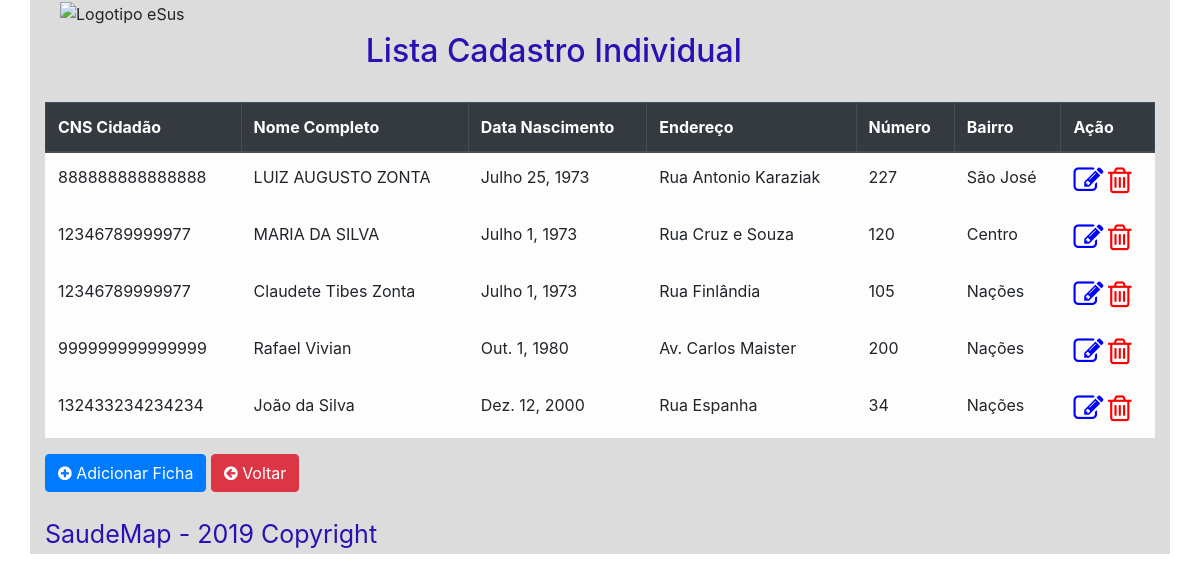
Screenshot of /saudemap/saudemap/ (signed in) with the database file from the repository.
### SaudeMap/models.py (models this page shows)
class FichaDoenca(models.Model):
    cnsProfissional = models.CharField(
        max_length=15,
        null=True,
        blank=False
    )
    cbo = models.CharField(
        max_length=6,
        null=True,
        blank=False
    )
    cnes = models.CharField(
        max_length=7,
        null=True,
        blank=False
    )
    ine = models.CharField(
        max_length=10,
        null=True,
        blank=False
    )
    data = models.DateField(
        max_length=10,
        null=True,
        blank=False
    )
    cnsCidadao = models.CharField(
        max_length=15,
        null=True,
        blank=False
    )
    OPCOES_RESPONSAVEL_FAMILIAR = (
        ('Sim', 'Sim'),
        ('Não', 'Não'),
    )
    responsavelFamiliar = models.CharField(max_length=3, choices=OPCOES_RESPONSAVEL_FAMILIAR, blank=True, null=True)
    cnsResponsavelFamiliar = models.CharField(
        max_length=10,
        null=True,
        blank=False
    )
    microArea = models.CharField(
        max_length=2,
        null=True,
        blank=False
    )
    nomeCompleto = models.CharField(
        max_length=255,
        null=True,
        blank=False
    )
    nomeSocial = models.CharField(
        max_length=255,
        null=True,
        blank=False
    )
    dataNascimento = models.DateField(
        max_length=10,
        null=True,
        blank=False
    )
    OPCOES_SEXO = (
        ('Masculino', 'Masculino'),
        ('Feminino', 'Feminino'),
    )
    sexo = models.CharField(max_length=10, choices=OPCOES_SEXO, blank=True, null=True)
    OPCOES_RACA_COR = (
        ('Branca', 'Branca'),
        ('Preta', 'Preta'),
        ('Parda', 'Parda'),
        ('Amarela', 'Amarela'),
        ('Indígena', 'Indígena'),
    )
    racaCor = models.CharField(max_length=10, choices=OPCOES_RACA_COR, blank=True, null=True)
    telefoneCelular = models.BigIntegerField(
        null=True,
        blank=False
    )
    email = models.CharField(
        max_length=255,
        null=True,
        blank=False
    )
    endereco = models.CharField(
        max_length=255,
        null=True,
        blank=False
    )
    numero = models.CharField(
        max_length=10,
        null=True,
        blank=False
    )
    bairro = models.CharField(
        max_length=50,
        null=True,
        blank=False
    )
    cidade = models.CharField(
        max_length=50,
        null=True,
        blank=False
    )
    uf = models.CharField(
        max_length=2,
        null=True,
        blank=False
    )
    OPCOES_PESO = (
        ('Abaixo do peso', 'Abaixo do peso'),
        ('Peso adequado', 'Peso adequado'),
        ('Acima do peso', 'Acima do peso'),
    )
    peso = models.CharField(max_length=20, choices=OPCOES_PESO, blank=True, null=True)
    OPCOES_GESTANTE = (
        ('Sim', 'Sim'),
        ('Não', 'Não'),
    )
    gestante = models.CharField(max_length=3, choices=OPCOES_GESTANTE, blank=True, null=True)
    OPCOES_FUMANTE = (
        ('Sim', 'Sim'),
        ('Não', 'Não'),
    )
    fumante = models.CharField(max_length=3, choices=OPCOES_FUMANTE, blank=True, null=True)
    OPCOES_DOENCA_RESPIRATORIA = (
        ('Sim', 'Sim'),
        ('Não', 'Não'),
    )
    doencaRespiratoria  = models.CharField(max_length=3, choices=OPCOES_DOENCA_RESPIRATORIA, blank=True, null=True)
    OPCOES_USA_ALCOOL = (
        ('Sim', 'Sim'),
        ('Não', 'Não'),
    )
    usaAlcool = models.CharField(max_length=3, choices=OPCOES_USA_ALCOOL, blank=True, null=True)
    OPCOES_USA_DROGAS = (
        ('Sim', 'Sim'),
        ('Não', 'Não'),
    )
    usaDrogas = models.CharField(max_length=3, choices=OPCOES_USA_DROGAS, blank=True, null=True)
    OPCOES_HIPERTENSAO_ARTERIAL = (
        ('Sim', 'Sim'),
        ('Não', 'Não'),
    )
    hipertensaoArterial = models.CharField(max_length=3, choices=OPCOES_HIPERTENSAO_ARTERIAL, blank=True, null=True)
    OPCOES_DIABETES = (
        ('Sim', 'Sim'),
        ('Não', 'Não'),
    )
    diabetes = models.CharField(max_length=3, choices=OPCOES_DIABETES, blank=True, null=True)
    OPCOES_AVC_DERRAME = (
        ('Sim', 'Sim'),
        ('Não', 'Não'),
    )
    avcDerrame = models.CharField(max_length=3, choices=OPCOES_AVC_DERRAME, blank=True, null=True)
    OPCOES_INFARTO = (
        ('Sim', 'Sim'),
        ('Não', 'Não'),
    )
    infarto = models.CharField(max_length=3, choices=OPCOES_INFARTO, blank=True, null=True)
    OPCOES_DOENCA_CARDIACA = (
        ('Sim', 'Sim'),
        ('Não', 'Não'),
    )
    doencaCardiaca = models.CharField(max_length=3, choices=OPCOES_DOENCA_CARDIACA, blank=True, null=True)
    OPCOES_PROBLEMA_RINS = (
        ('Sim', 'Sim'),
        ('Não', 'Não'),
    )
    problemaRins = models.CharField(max_length=3, choices=OPCOES_PROBLEMA_RINS, blank=True, null=True)
    OPCOES_HENSANIASE = (
        ('Sim', 'Sim'),
        ('Não', 'Não'),
    )
    hensaniase = models.CharField(max_length=3, choices=OPCOES_HENSANIASE, blank=True, null=True)
    OPCOES_TUBERCULOSE = (
        ('Sim', 'Sim'),
        ('Não', 'Não'),
    )
    tuberculose = models.CharField(max_length=3, choices=OPCOES_TUBERCULOSE, blank=True, null=True)
    OPCOES_CANCER = (
        ('Sim', 'Sim'),
        ('Não', 'Não'),
    )
    cancer = models.CharField(max_length=3, choices=OPCOES_CANCER, blank=True, null=True)
    OPCOES_SAUDEMENTAL = (
        ('Sim', 'Sim'),
        ('Não', 'Não'),
    )
    saudeMental = models.CharField(max_length=3, choices=OPCOES_SAUDEMENTAL, blank=True, null=True)
    OPCOES_INTERNACAO = (
        ('Sim', 'Sim'),
        ('Não', 'Não'),
    )
    internacao = models.CharField(max_length=3, choices=OPCOES_INTERNACAO, blank=True, null=True)
    OPCOES_ACAMADO = (
        ('Sim', 'Sim'),
        ('Não', 'Não'),
    )
    acamado = models.CharField(max_length=3, choices=OPCOES_ACAMADO, blank=True, null=True)
    OPCOES_DOMICILIADO = (
        ('Sim', 'Sim'),
        ('Não', 'Não'),
    )
    domiciliado = models.CharField(max_length=3, choices=OPCOES_DOMICILIADO, blank=True, null=True)
    OPCOES_PLANTAS_MEDICINAIS = (
        ('Sim', 'Sim'),
        ('Não', 'Não'),
    )
    plantasMedicinais = models.CharField(max_length=3, choices=OPCOES_PLANTAS_MEDICINAIS, blank=True, null=True)
    latitude = models.CharField(
        max_length=255,
        null=True,
        blank=False
    )
    longitude = models.CharField(
        max_length=255,
        null=True,
        blank=False
    )
    objetos = models.Manager()

### AppSaudeMap/views.py (the view)
# urls.py: path('saudemap/', ListaFichaIndividual.as_view(), name='lista_cadastro_individual'),
class ListaFichaIndividual(LoginRequiredMixin, ListView):
    login_url = reverse_lazy('login')
    template_name = "listaFichaIndividual.html"
    model = FichaDoenca
    context_object_name = 'FichaDoenca'

### AppSaudeMap/templates/listaFichaIndividual.html (shortened to what this page needs)
{% extends "base.html" %}
{% block conteudo %}
{% load static %}
	<div class="container">
		<div class="row" >
			<div class="col-sm-2">
				<img class="img-fluid" class="img-thumbnail" src="https://drive.google.com/uc?id=1wv9EHy4Q867bwoG8ItVe9Y6IAdE9ejdn" width="300" height="168" alt="Logotipo eSus">
			</div>
			<div class="col-sm-7">
				<br>
				<h1 class="text-center">
					<h2>Lista Cadastro Individual</h2>
				</h1>
			</div>
			<div class="col-sm-3">
				<br>
			</div>
		</div>
	</div>
	<br>
	<table class="table table-hover table-bordered">
		<thead class="thead-dark">
			<th>CNS Cidadão</th>
			<th>Nome Completo</th>
			<th>Data Nascimento</th>
			<th>Endereço</th>
			<th>Número</th>
			<th>Bairro</th>
			<th>Ação</th>
		</thead>
		<tbody>
			{% for FichaDoencas in FichaDoenca %}
				<tr class="table-light">
					<td>{{ FichaDoencas.cnsCidadao }}</td>
					<td>{{ FichaDoencas.nomeCompleto }}</td>
					<td>{{ FichaDoencas.dataNascimento }}</td>
					<td>{{ FichaDoencas.endereco }}</td>
					<td>{{ FichaDoencas.numero }}</td>
					<td>{{ FichaDoencas.bairro }}</td>
					<td>
						<a href="{% url 'atualiza_cadastro_individual' pk=FichaDoencas.id %}"><i class="fa fa-edit" style="font-size:30px;color:blue" alt="Atualizar"></i></a>
						<a href="{% url 'deleta_cadastro_individual' pk=FichaDoencas.id %}"><i class="fa fa-trash-o" style="font-size:30px;color:red" alt="Excluir"></i></a>
					</td>
				</tr>
			{% endfor %}
		</tbody>
	</table>
	<a href="{% url 'cadastro_individual' %}"><button type="button" class="btn btn-primary"><i class="fa fa-plus-circle"></i> Adicionar Ficha</button></a>
	<a href="{% url 'index' %}"><button type="button" class="btn btn-danger"><i class="fa fa-arrow-circle-left"></i> Voltar</button></a>
{% endblock %}

### AppSaudeMap/templates/base.html (shortened to what this page needs)
<!DOCTYPE html>
<html>
	{% load static %}
	<head>
	    <link rel="stylesheet" href="https://stackpath.bootstrapcdn.com/bootstrap/4.3.1/css/bootstrap.min.css">
		<link rel="stylesheet" href="https://cdnjs.cloudflare.com/ajax/libs/font-awesome/4.7.0/css/font-awesome.min.css">
	    <link rel="stylesheet" href="{% static 'css/estilo.css'%}">
	</head>
	<body>
		<div class="container-fluid">
			<div class="container">
				{% block conteudo %}{% endblock %}
				<br><br>
				<p>SaudeMap - 2019 Copyright</p>
			</div>
		</div>
    </body>
</html>

### AppSaudeMap/static/css/estilo.css (style rules this page uses)
p { font-size: 25px; color: #2d10b3; }
h1 { color: #2d10b3; }
h2 { text-align: center; color: #2d10b3; }
tr, th,td { border: 1px solid #000000; }
div.container { background: #DCDCDC; }
html, body { height: 100%; margin: 0; padding: 0; }

### rows the page displays
FichaDoenca: cnsCidadao "888888888888888", nomeCompleto "LUIZ AUGUSTO ZONTA", dataNascimento "Julho 25, 1973", endereco "Rua Antonio Karaziak", numero "227", bairro "São José"
FichaDoenca: cnsCidadao "12346789999977", nomeCompleto "MARIA DA SILVA", dataNascimento "Julho 1, 1973", endereco "Rua Cruz e Souza", numero "120", bairro "Centro"
FichaDoenca: cnsCidadao "12346789999977", nomeCompleto "Claudete Tibes Zonta", dataNascimento "Julho 1, 1973", endereco "Rua Finlândia", numero "105", bairro "Nações"
FichaDoenca: cnsCidadao "999999999999999", nomeCompleto "Rafael Vivian", dataNascimento "Out. 1, 1980", endereco "Av. Carlos Maister", numero "200", bairro "Nações"
FichaDoenca: cnsCidadao "132433234234234", nomeCompleto "João da Silva", dataNascimento "Dez. 12, 2000", endereco "Rua Espanha", numero "34", bairro "Nações"
